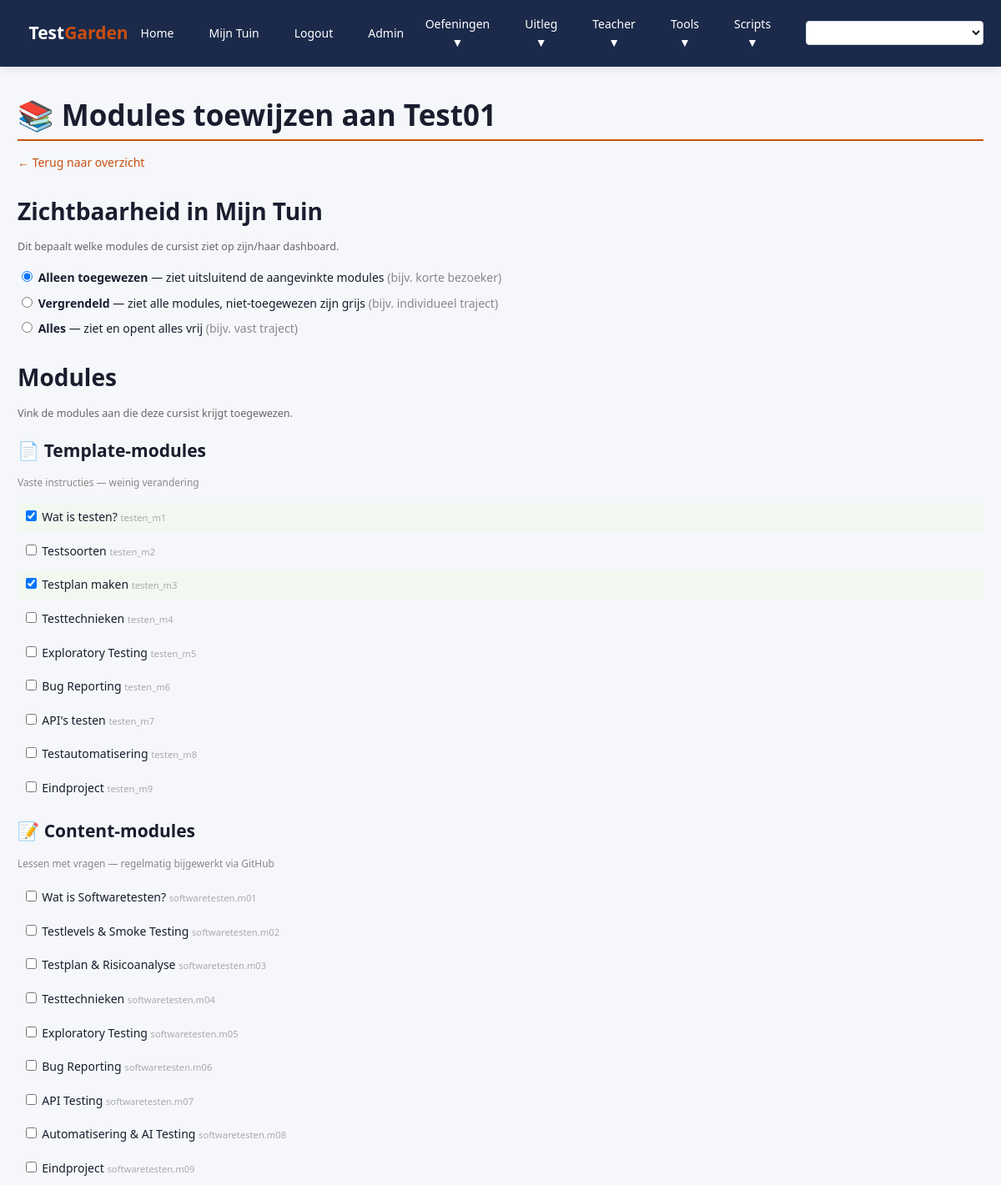
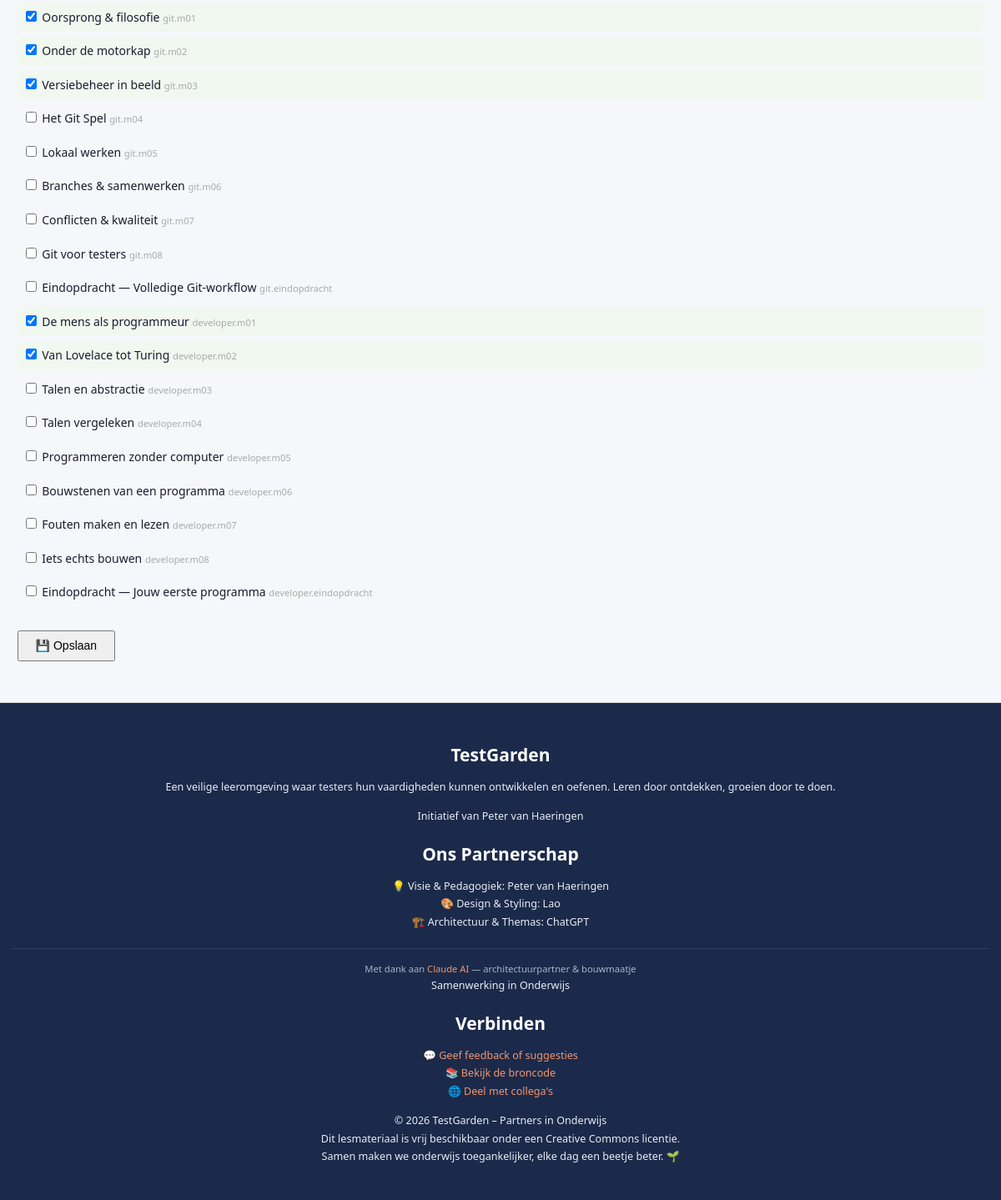
Screenshot of /teacher/toewijzen/2 (signed in) with the database file from the repository (2 pictures, top to bottom).
### database/models.py (models this page shows, shortened)
class User(db.Model):
    id = db.Column(db.Integer, primary_key=True)
    username = db.Column(db.String(150), unique=True, nullable=False)
    email = db.Column(db.String(150), unique=True, nullable=False)
    password_hash = db.Column(db.String(256), nullable=False)
    role = db.Column(db.String(20), nullable=False, default="student")
    dashboard_theme = db.Column(db.String(20), nullable=False, default="plant")
    module_visibility = db.Column(db.String(20), nullable=False, default="alleen_toegewezen")
    progress = db.relationship("Progress", backref="user", lazy=True)
    assigned_modules = db.relationship("UserModule", backref="user", lazy=True,
                                       foreign_keys="UserModule.user_id")

### teacher/routes.py (the view, shortened to what this page needs)
@teacher_bp.route("/toewijzen/<int:user_id>", methods=["GET", "POST"])
@login_required
def toewijzen_student(user_id):
    current_role = session.get("role")
    if current_role not in ("teacher", "admin"):
        flash("Geen toegang.", "danger")
        return redirect(url_for("core.index"))
    student = User.query.get_or_404(user_id)
    alle_modules = get_all_available_modules()
    toegewezen = UserModule.query.filter_by(user_id=user_id) \
                                 .order_by(UserModule.volgorde).all()
    toegewezen_slugs = {t.module_slug for t in toegewezen}
    beschikbare_slugs = {m["slug"] for m in alle_modules}
    wees_toewijzingen = [t for t in toegewezen if t.module_slug not in beschikbare_slugs]
    return render_template(
        "toewijzen_student.html",
        student=student,
        alle_modules=alle_modules,
        toegewezen_slugs=toegewezen_slugs,
        wees_toewijzingen=wees_toewijzingen,
    )

### core/__init__.py (called while the page is built)
@core_bp.app_context_processor
def inject_menus():
    logged_in = False
    username = None
    if "username" in session:
        logged_in = True
        username = session["username"]
    return {"menus": get_all_menus(logged_in, username)}

### core/content_loader.py (called while the page is built)
def _resolve_slug(meta, fallback):
    return meta.get("id") or meta.get("legacy_slug") or fallback

def load_track_modules(track):
    track_dir = CONTENT_DIR / track
    if not track_dir.exists():
        return []
    modules = []
    for module_dir in track_dir.iterdir():
        if not module_dir.is_dir():
            continue
        meta_path = module_dir / "meta.yaml"
        if not meta_path.exists():
            continue
        with open(meta_path, "r", encoding="utf-8") as f:
            meta = yaml.safe_load(f) or {}
        module_slug = _resolve_slug(meta, module_dir.name)
        modules.append({
            "folder": module_dir.name,
            "id": meta.get("id"),
            "module_slug": module_slug,
            "title": meta.get("title", module_dir.name),
            "order": meta.get("order", 999),
            "level": meta.get("level", ""),
            "status": meta.get("status", "active"),
        })
    return sorted(modules, key=lambda m: m["order"])

### core/menu.py (called while the page is built)
def get_exercises_menu():
    return [
        {"name": "Oefening 1", "endpoint": "exercises.een_overview"},
    ]

def get_content_menu():
    return [
        {"name": "Softwaretesten (nieuw)", "endpoint": "instructions.testen_content_overview"},
        {"name": "Git & GitHub (nieuw)",   "endpoint": "instructions.git_content_overview"},
        {"name": "Programmeren (nieuw)",   "endpoint": "instructions.developer_content_overview"},
    ]

def get_scripts_menu():
    return [
        {"name": "🔄 Testronden",       "endpoint": "testronden.overzicht"},
        {"name": "📋 Testscripts",      "endpoint": "scripts.overzicht"},
        {"name": "🏨 Van der Valk",     "endpoint": "scripts.omgeving"},
        {"name": "🐛 Bevindingen",      "endpoint": "bevindingen.overzicht"},
        {"name": "📄 Rapport",          "endpoint": "bevindingen.rapport"},
    ]

def get_tools_menu():
    return [
        {"name": "QRCode", "endpoint": "tools.qrcode_page"},
        {"name": "Statuscode Checker", "endpoint": "tools.statuscode"},
    ]

### teacher/templates/toewijzen_student.html (shortened to what this page needs)
{% extends "base.html" %}
{% block content %}
<h1>📚 Modules toewijzen aan {{ student.username }}</h1>
<p><a href="{{ url_for('teacher.toewijzen_overzicht') }}">← Terug naar overzicht</a></p>
<form method="POST">
  <section style="margin: 2rem 0;">
    <h2>Zichtbaarheid in Mijn Tuin</h2>
    <p style="color: #666; font-size: 0.9rem;">
      Dit bepaalt welke modules de cursist ziet op zijn/haar dashboard.
    </p>
    <label style="display:block; margin: 0.5rem 0;">
      <input type="radio" name="module_visibility" value="alleen_toegewezen"
        {% if student.module_visibility == "alleen_toegewezen" %}checked{% endif %}>
      <strong>Alleen toegewezen</strong> — ziet uitsluitend de aangevinkte modules
      <span style="color:#888;">(bijv. korte bezoeker)</span>
    </label>
    <label style="display:block; margin: 0.5rem 0;">
      <input type="radio" name="module_visibility" value="vergrendeld"
        {% if student.module_visibility == "vergrendeld" %}checked{% endif %}>
      <strong>Vergrendeld</strong> — ziet alle modules, niet-toegewezen zijn grijs
      <span style="color:#888;">(bijv. individueel traject)</span>
    </label>
    <label style="display:block; margin: 0.5rem 0;">
      <input type="radio" name="module_visibility" value="alles"
        {% if student.module_visibility == "alles" %}checked{% endif %}>
      <strong>Alles</strong> — ziet en opent alles vrij
      <span style="color:#888;">(bijv. vast traject)</span>
    </label>
  </section>
  <section style="margin: 2rem 0;">
    <h2>Modules</h2>
    <p style="color: #666; font-size: 0.9rem;">
      Vink de modules aan die deze cursist krijgt toegewezen.
    </p>
    {% set template_modules = alle_modules | selectattr("system", "equalto", "template") | list %}
    {% set content_modules  = alle_modules | selectattr("system", "equalto", "content")  | list %}
    {% if template_modules %}
    <h3 style="margin-top:1.5rem;">📄 Template-modules</h3>
    <p style="color:#888; font-size:0.85rem;">Vaste instructies — weinig verandering</p>
    {% for module in template_modules %}
    <label style="display:block; margin: 0.4rem 0; padding: 0.4rem; border-radius: 4px;
                  {% if module.slug in toegewezen_slugs %}background:#f0f8f0;{% endif %}">
      <input type="checkbox" name="modules" value="{{ module.slug }}"
        {% if module.slug in toegewezen_slugs %}checked{% endif %}>
      {{ module.title }}
      <span style="color:#aaa; font-size:0.8rem;">{{ module.slug }}</span>
    </label>
    {% endfor %}
    {% endif %}
    {% if content_modules %}
    <h3 style="margin-top:1.5rem;">📝 Content-modules</h3>
    <p style="color:#888; font-size:0.85rem;">Lessen met vragen — regelmatig bijgewerkt via GitHub</p>
    {% for module in content_modules %}
    <label style="display:block; margin: 0.4rem 0; padding: 0.4rem; border-radius: 4px;
                  {% if module.slug in toegewezen_slugs %}background:#f0f8f0;{% endif %}">
      <input type="checkbox" name="modules" value="{{ module.slug }}"
        {% if module.slug in toegewezen_slugs %}checked{% endif %}>
      {{ module.title }}
      <span style="color:#aaa; font-size:0.8rem;">{{ module.slug }}</span>
    </label>
    {% endfor %}
    {% endif %}
  </section>
  <div style="margin: 2rem 0;">
    <button type="submit" style="padding: 0.6rem 1.4rem; font-size:1rem; cursor:pointer;">
      💾 Opslaan
    </button>
  </div>
</form>
{% endblock %}

### static/css/style.css (style rules this page uses)
:root { --font-main: 'Segoe UI', Tahoma, Geneva, Verdana, sans-serif; --font-size-base: 14px; --content-max-width: 1200px; --border-radius: 4px; --box-shadow: 0 2px 10px rgba(0,0,0,0.1); --transition: all 0.3s ease; --bg: #f5f7fa; --bg-alt: #eaecf0; --nav-bg: #1B2A4A; --card-bg: #ffffff; --text: #1a1d2e; --text-soft: #4b5563; --accent: #C94E0F; --accent-soft: #fde8d8; --accent-strong: #9c3a09; --success-color: #1e7a3c; --warning-color: #b45309; --danger-color: #b91c1c; --border-subtle: #d1d5db; --shadow-soft: 0 2px 10px rgba(27, 42, 74, 0.12); }
html { font-size: var(--font-size-base); }
body { margin: 0; padding: 0; font-family: var(--font-main); font-size: 1rem; background: var(--bg); color: var(--text); line-height: 1.6; transition: background 0.25s ease, color 0.25s ease; }
h1, h2, h3, h4, h5, h6 { margin-bottom: 1rem; color: var(--text); font-weight: 600; line-height: 1.3; }
h1 { font-size: 2.5rem; border-bottom: 2px solid var(--accent); padding-bottom: 0.5rem; margin-top: 0; }
h2 { font-size: 2rem; margin-top: 2rem; }
h3 { font-size: 1.5rem; }
p { margin: 0 0 1rem; }
label { display: block; margin-bottom: 0.5rem; font-weight: 500; color: var(--text); }

### rows the page displays
User: username "Test01", module_visibility "☑ Alleen toegewezen — ziet uitsl", module_visibility "☐ Vergrendeld — ziet alle module", module_visibility "☐ Alles — ziet en opent alles vr"

### other values shown
{{ item["name"] }} "Home" "Mijn Tuin" "Logout"
{{ module.title }} "Wat is testen?" "Testsoorten" "Testplan maken" "Testtechnieken" "Exploratory Testing" "Bug Reporting" "API's testen" "Testautomatisering" "Eindproject"
{{ module.slug }} "testen_m1" "testen_m2" "testen_m3" "testen_m4" "testen_m5" "testen_m6" "testen_m7" "testen_m8" "testen_m9"
{{ module.title }} "Wat is Softwaretesten?" "Testlevels & Smoke Testing" "Testplan & Risicoanalyse" "Testtechnieken" "Exploratory Testing" "Bug Reporting" "API Testing" "Automatisering & AI Testing" "Eindproject" "Oorsprong & filosofie" "Onder de motorkap" "Versiebeheer in beeld" "Het Git Spel" "Lokaal werken" "Branches & samenwerken" "Conflicten & kwaliteit" "Git voor testers" "Eindopdracht — Volledige Git-workflow" "De mens als programmeur" "Van Lovelace tot Turing" "Talen en abstractie" "Talen vergeleken" "Programmeren zonder computer" "Bouwstenen van een programma" "Fouten maken en lezen" "Iets echts bouwen" "Eindopdracht — Jouw eerste programma"
{{ module.slug }} "softwaretesten.m01" "softwaretesten.m02" "softwaretesten.m03" "softwaretesten.m04" "softwaretesten.m05" "softwaretesten.m06" "softwaretesten.m07" "softwaretesten.m08" "softwaretesten.m09" "git.m01" "git.m02" "git.m03" "git.m04" "git.m05" "git.m06" "git.m07" "git.m08" "git.eindopdracht" "developer.m01" "developer.m02" "developer.m03" "developer.m04" "developer.m05" "developer.m06" "developer.m07" "developer.m08" "developer.eindopdracht"
